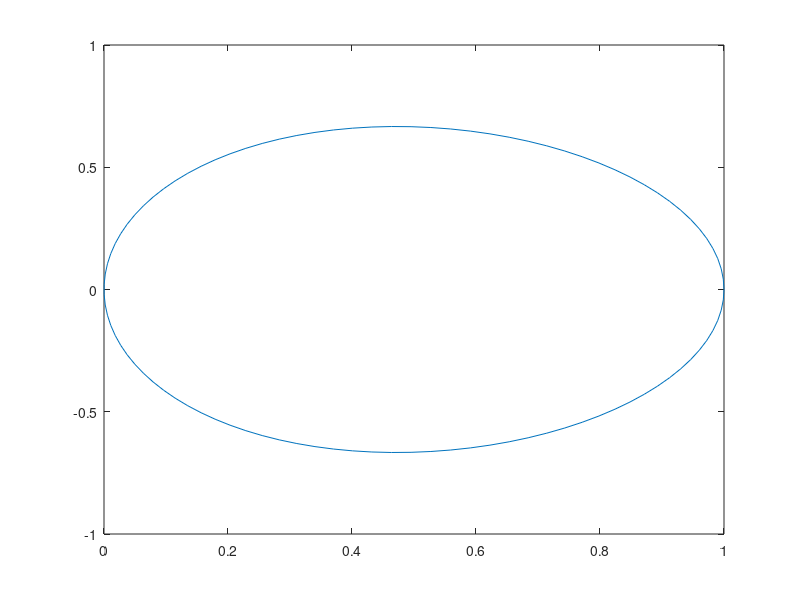

Source code (MATLAB):


l2=0.50;
l3=1.50;
p=0.50;
alpha= deg2rad(0);


theta2= linspace(0,2*pi,100);
theta3= asin(-l2/l3*sin(theta2));
px= l2*cos(theta2)+ p*cos(alpha-theta3);
py= l2*sin(theta2)+ p*sin(alpha-theta3);

plot(px,py)


% syms theta2;
% theta3= asin(-l2/l3*sin(theta2));
% px= l2*cos(theta2)+ p*cos(alpha-theta3);
% py= l2*sin(theta2)+ p*sin(alpha-theta3);